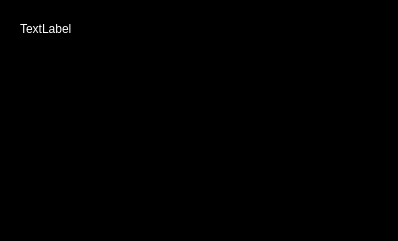
<?xml version="1.0" encoding="UTF-8"?>
<ui version="4.0">
 <class>Form</class>
 <widget class="QWidget" name="Form">
  <property name="geometry">
   <rect>
    <x>0</x>
    <y>0</y>
    <width>398</width>
    <height>241</height>
   </rect>
  </property>
  <property name="minimumSize">
   <size>
    <width>398</width>
    <height>241</height>
   </size>
  </property>
  <property name="maximumSize">
   <size>
    <width>398</width>
    <height>241</height>
   </size>
  </property>
  <property name="windowTitle">
   <string>Consultar Cuentas</string>
  </property>
  <property name="windowIcon">
   <iconset>
    <normaloff>../../../../../Descargas/45587814-monedas-moneda-icono-de-moneda-vector-de-imagen-también-se-puede-utilizar-para-la-venta-el-viernes-neg.jpg</normaloff>../../../../../Descargas/45587814-monedas-moneda-icono-de-moneda-vector-de-imagen-también-se-puede-utilizar-para-la-venta-el-viernes-neg.jpg</iconset>
  </property>
  <property name="styleSheet">
   <string notr="true">QWidget{
background-color: black;
color: #fff;
}

QLineEdit{
background-color: #fff ;
border: 0;
color: #111;
font-size: 14px;
height: 30px;
}

QLabel{
color: #fff;
}

QPushButton{
background-color: #555;
color: #fff;
font-size: 14px;
border: 1;
}</string>
  </property>
  <widget class="QListWidget" name="listWidget">
   <property name="geometry">
    <rect>
     <x>20</x>
     <y>40</y>
     <width>371</width>
     <height>192</height>
    </rect>
   </property>
  </widget>
  <widget class="QLabel" name="label">
   <property name="geometry">
    <rect>
     <x>20</x>
     <y>20</y>
     <width>281</width>
     <height>17</height>
    </rect>
   </property>
   <property name="text">
    <string>TextLabel</string>
   </property>
  </widget>
 </widget>
 <resources/>
 <connections/>
</ui>
